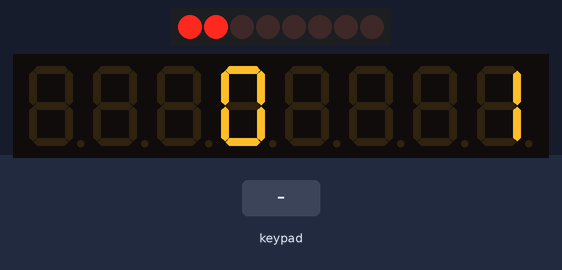
Bench run of a program on a simulated ESP32. On the bench: 8 shift-register outputs drawn as a row of LEDs (first output left, lit = HIGH), 8-digit seven-segment display. Wiring (inferred from the names in the program): shift register (74HC595): data GPIO 21; shift clock GPIO 19; latch GPIO 18. Wiring (inferred from the signals the program sends): row of LEDs: on Q0, Q1, Q2, Q3, Q4, Q5, Q6, Q7. Inputs (shaded band) come from the test bench.

Above: at 1.6 s.
1.7 s: key '3' pressed
At 2.3 s:
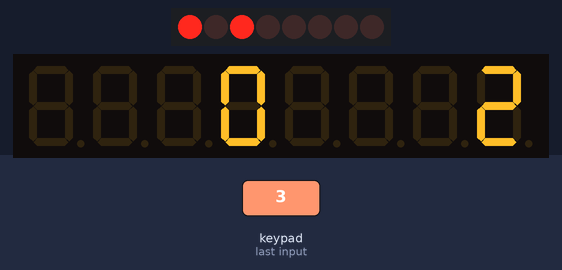
3.3 s: keypad keys 8 8 8 8 8 8 8 8 pressed 0.4 s apart
At 3.9 s:
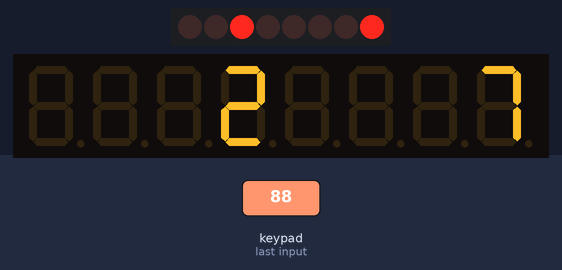
8.0 s: key '1' pressed
At 8.4 s:
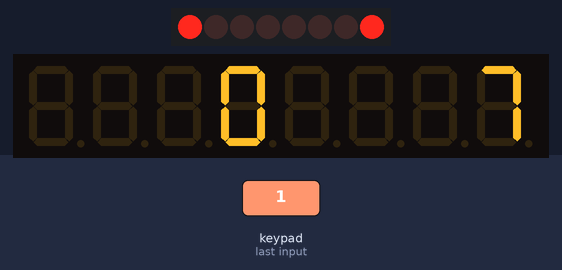
9.6 s: key '4' pressed
At 10.9 s:
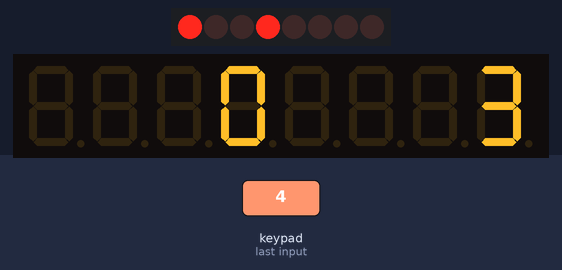
11.2 s: key '2' pressed
At 12.5 s:
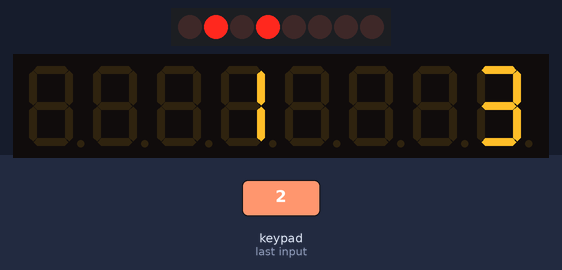
12.8 s: key '5' pressed
At 14.2 s:
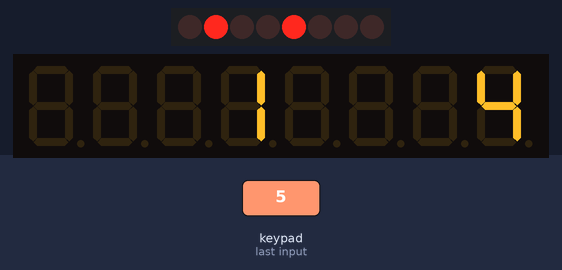
Timing chart, 0 to 15.4 s (numbered marks = the images above; inputs shaded):
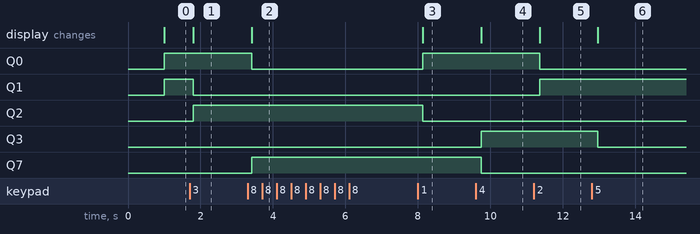

The program:

main.cpp
```cpp
#include <Arduino.h>

#include <TM1638plus.h> // Biblioteca de manipulação do módulo de display

// Pinos utilizados pelo 74HC595 - Leds
#define LATCH_595_PIN 18
#define CLOCK_595_PIN 19
#define DATA_595_PIN 21

// Pinos utilizados pelo módulo TM1638
#define STROBE_TM_PIN 15
#define CLOCK_TM_PIN 2
#define DIO_TM_PIN 4

// Pinos utilizados pelos botões seletores de endereço
// #define ENDERECO_PIN_DEZ 33
// #define ENDERECO_PIN_UN 32

// Constantes utilizadas pelo módulo TM1638
const bool HIGH_FREQ_TM = true; // Configuração de alta frequência - verdadeiro para Esp

const long INTERVALO_LEITURA_BOTAO = 100; // Tempo em ms entre leituras dos botões
const long INTERVALO_ATT_DISPLAY = 1000; // Tempo em ms entre atualizações do display

TM1638plus tm(STROBE_TM_PIN, CLOCK_TM_PIN , DIO_TM_PIN, HIGH_FREQ_TM); // Objeto usado para controlar o módulo TM1638

// Variáveis Globais
// byte receivedData[20]; // Salva o quadro Modbus recebido
// byte resposta[20]; // Salva o quadro Modbus a ser enviado como resposta
// bool broadcast;        // Informa se o último quadro recebido foi um broadcast ou não
uint16_t registradores[8]; // Os valores a serem alterados pelas solicitações Modbus
uint8_t botoes; // Cada bit representa o estado de um botão do módulo TM1638
uint8_t reg_exibido_1, reg_exibido_2; // Guarda os registradores sendo exibidos no momento
// uint8_t endereco_escravo; // Guarda o endereco do escravo, conforme lido pelos botoes


// put function declarations here:
bool lerBotoes();
void atualizaDisplay();
void acendeLeds(uint8_t indice1, uint8_t indice2);
void atualizaRegistradoresExbidos();


void setup() {
  // Inicializa o módulo TM 1638
  tm.displayBegin();
  tm.displayText("88888888");

  // Inicializa os pinos:
  //Pinos do 74HC595
  pinMode(LATCH_595_PIN, OUTPUT);
  pinMode(CLOCK_595_PIN, OUTPUT);
  pinMode(DATA_595_PIN, OUTPUT);

  // Pinos dos botoes seletores do endereco
  // pinMode(ENDERECO_PIN_DEZ, INPUT_PULLUP);
  // pinMode(ENDERECO_PIN_UN, INPUT_PULLUP);

  // Definição do endereço do escravo
  //Obtém os estados dos botões
  // int unidade_endereco = digitalRead(ENDERECO_PIN_UN);
  // int dezena_endereco = digitalRead(ENDERECO_PIN_DEZ);

  // Verifica o estado dos botões e escreve o valor do endereço
  // if (dezena_endereco == LOW) {
  //   if (unidade_endereco == LOW) {
  //     endereco_escravo = 4;
  //   } else {
  //     endereco_escravo = 3;
  //   }
  // } else {
  //   if (unidade_endereco == LOW) {
  //     endereco_escravo = 2;
  //   } else {
  //     endereco_escravo = 1;
  //   }
  // }

  // Inicializa com 0 os registradores
  for(uint8_t i = 0; i < 8; i++) {
    registradores[i] = i; // TODO ALTERAR PARA 0
  }

  // Inicializa os registradores exibidos
  reg_exibido_1 = 0;
  reg_exibido_2 = 1;
}

void loop() {
  // Faz a leitura dos botões
  if (lerBotoes()) { // Caso houve modifição da situação dos botões
    if (botoes > 0) { // Verifica se na situação atual existe algum botão pressionado
      atualizaRegistradoresExbidos(); // Atualiza os índices dos registradores sendo exibidos
    }
  }

   // Atualiza os dados do display
  atualizaDisplay();


  // // Verifica se há um quadro modbus disponivel
  // if (quadroModbusDisponivel()) {
  //   // Quando há um quadro disponível - ler, testar erros e executar
  //   lerQuadroModbus();
  // }

}


// Funcao que le e faz debounce dos botões
bool lerBotoes() {
  uint8_t botoes_atual;
  static bool pressionado = false;
  static unsigned long tempo_anterior = 0; // Salva o tempo da execução anterior
  unsigned long tempo_atual = millis();

  if (tempo_atual - tempo_anterior >= INTERVALO_LEITURA_BOTAO) {
    tempo_anterior = tempo_atual;
    botoes_atual = tm.readButtons();
    if (botoes_atual == botoes) {
      if (pressionado) {
        pressionado = false;
        return true;
      }
    } else {
      botoes = botoes_atual;
      pressionado = true;
    }
  }
  return false;
}

// Funcao que atualiza os dados exibidos no display a cada intervalo configurado
void atualizaDisplay() {
  unsigned long currentMillis = millis();
  static unsigned long previousMillisDisplay = 0;  // executed once
  if (currentMillis - previousMillisDisplay >= INTERVALO_ATT_DISPLAY) {
    // Atualizando leds acesos
    acendeLeds(reg_exibido_1, reg_exibido_2);
    // Atualizando valor do display
    if (reg_exibido_1 < reg_exibido_2) {
      tm.DisplayDecNumNibble(registradores[reg_exibido_1], registradores[reg_exibido_2],  false, TMAlignTextRight);
    } else {
      tm.DisplayDecNumNibble(registradores[reg_exibido_2], registradores[reg_exibido_1],  false, TMAlignTextRight);
    }
  }
}

// Funcao que acende os leds dos dois indices informados
void acendeLeds(uint8_t indice1, uint8_t indice2) {
  uint8_t data_to_send = 0;
  data_to_send += pow(2, indice1);
  data_to_send += pow(2, indice2); // Calcula o byte a ser enviado

  digitalWrite(LATCH_595_PIN, LOW); // Aciona o recebimento de dados
  shiftOut(DATA_595_PIN, CLOCK_595_PIN, MSBFIRST, data_to_send); // Envia os bytes
  digitalWrite(LATCH_595_PIN, HIGH); // Encerra o recebimento de dados
}

// Funcao que atualiza os indices dos registradores que estão sendo exibidos, confome os botões pressionados
void atualizaRegistradoresExbidos() {
  uint8_t indice_botao;
  // Checa se apenas um botão esta apertado
  if ((botoes > 0) && ((botoes & (botoes-1)) == 0)) {
    // Obtem o indice do bit 1 (LSB = 1, MSB = 8)
    indice_botao = ffs(botoes) - 1;

    if (indice_botao == reg_exibido_1) {
      return;
    }

    reg_exibido_2 = reg_exibido_1;
    reg_exibido_1 = indice_botao;
  }
}
```

Measured:
- after the input at 1.7 s, Q1: HIGH → LOW after 0.11 s; Q2: LOW → HIGH after 0.11 s; the display: changes after 0.11 s (image 1)
- after the input at 3.3 s, Q0: HIGH → LOW after 0.11 s; Q7: LOW → HIGH after 0.11 s; the display: changes after 0.11 s (image 2)
- after the input at 8.0 s, Q0: LOW → HIGH after 0.14 s; Q2: HIGH → LOW after 0.14 s; the display: changes after 0.14 s (image 3)
- after the input at 9.6 s, Q3: LOW → HIGH after 0.15 s; Q7: HIGH → LOW after 0.15 s; the display: changes after 0.15 s (image 4)
- after the input at 11.2 s, Q0: HIGH → LOW after 0.16 s; Q1: LOW → HIGH after 0.16 s; the display: changes after 0.16 s (image 5)
- after the input at 12.8 s, Q3: HIGH → LOW after 0.17 s; the display: changes after 0.17 s (image 6)
